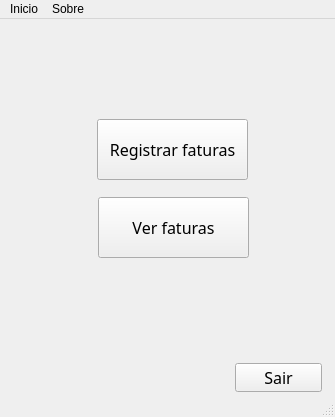
<?xml version="1.0" encoding="UTF-8"?>
<ui version="4.0">
 <class>MainWindow</class>
 <widget class="QMainWindow" name="MainWindow">
  <property name="geometry">
   <rect>
    <x>0</x>
    <y>0</y>
    <width>335</width>
    <height>417</height>
   </rect>
  </property>
  <property name="sizePolicy">
   <sizepolicy hsizetype="Fixed" vsizetype="Fixed">
    <horstretch>0</horstretch>
    <verstretch>0</verstretch>
   </sizepolicy>
  </property>
  <property name="minimumSize">
   <size>
    <width>335</width>
    <height>417</height>
   </size>
  </property>
  <property name="maximumSize">
   <size>
    <width>335</width>
    <height>417</height>
   </size>
  </property>
  <property name="windowTitle">
   <string>Payday</string>
  </property>
  <widget class="QWidget" name="centralwidget">
   <widget class="QPushButton" name="btn_reg_faturas">
    <property name="geometry">
     <rect>
      <x>97</x>
      <y>100</y>
      <width>151</width>
      <height>61</height>
     </rect>
    </property>
    <property name="font">
     <font>
      <family>Droid Sans</family>
      <pointsize>12</pointsize>
     </font>
    </property>
    <property name="text">
     <string>Registrar faturas</string>
    </property>
   </widget>
   <widget class="QPushButton" name="btn_ver_faturas">
    <property name="geometry">
     <rect>
      <x>98</x>
      <y>178</y>
      <width>151</width>
      <height>61</height>
     </rect>
    </property>
    <property name="font">
     <font>
      <family>Droid Sans</family>
      <pointsize>12</pointsize>
     </font>
    </property>
    <property name="text">
     <string>Ver faturas</string>
    </property>
   </widget>
   <widget class="QPushButton" name="btn_sair">
    <property name="geometry">
     <rect>
      <x>235</x>
      <y>344</y>
      <width>87</width>
      <height>29</height>
     </rect>
    </property>
    <property name="font">
     <font>
      <family>Droid Sans</family>
      <pointsize>12</pointsize>
     </font>
    </property>
    <property name="text">
     <string>Sair</string>
    </property>
   </widget>
  </widget>
  <widget class="QMenuBar" name="menubar">
   <property name="geometry">
    <rect>
     <x>0</x>
     <y>0</y>
     <width>335</width>
     <height>23</height>
    </rect>
   </property>
   <widget class="QMenu" name="menuInicio">
    <property name="title">
     <string>Inicio</string>
    </property>
    <addaction name="action_configura"/>
   </widget>
   <widget class="QMenu" name="menuSobre">
    <property name="title">
     <string>Sobre</string>
    </property>
   </widget>
   <addaction name="menuInicio"/>
   <addaction name="menuSobre"/>
  </widget>
  <widget class="QStatusBar" name="statusbar"/>
  <action name="action_configura">
   <property name="text">
    <string>Configurações</string>
   </property>
  </action>
 </widget>
 <resources/>
 <connections/>
</ui>
